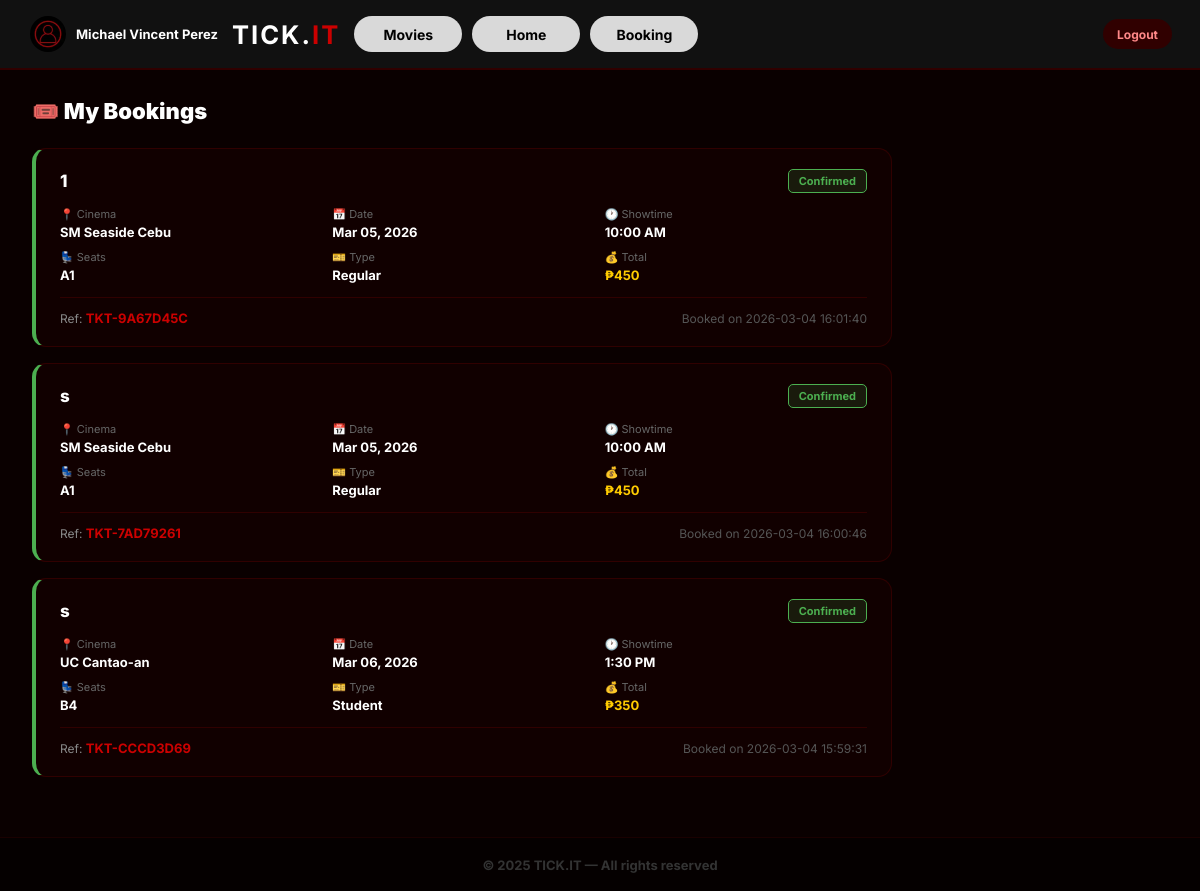
/my-bookings (signed in), run on the app's committed database.
### tables this page shows
CREATE TABLE bookings (
    id               INTEGER PRIMARY KEY AUTOINCREMENT,
    user_id          INTEGER NOT NULL,
    showing_id       INTEGER NOT NULL,
    seat_id          INTEGER,
    booking_ref      TEXT,
    ref_code         TEXT,
    ticket_type      TEXT NOT NULL DEFAULT 'Regular',
    ticket_count     INTEGER NOT NULL DEFAULT 1,
    unit_price       INTEGER NOT NULL DEFAULT 450,
    total_price      REAL NOT NULL DEFAULT 0,
    seat_codes       TEXT,
    customer_name    TEXT NOT NULL,
    contact          TEXT NOT NULL,
    special_requests TEXT,
    status           TEXT NOT NULL DEFAULT 'Confirmed' CHECK(status IN ('Confirmed','Cancelled','Completed')),
    created_at       TIMESTAMP DEFAULT CURRENT_TIMESTAMP,
    FOREIGN KEY (user_id)    REFERENCES users(id)    ON DELETE CASCADE,
    FOREIGN KEY (showing_id) REFERENCES showings(id) ON DELETE CASCADE
);

CREATE TABLE movies (
    id            INTEGER PRIMARY KEY AUTOINCREMENT,
    title         TEXT NOT NULL,
    genre         TEXT NOT NULL,
    rating        REAL NOT NULL DEFAULT 0.0,
    poster_path   TEXT NOT NULL DEFAULT 'images/no_poster.png',
    duration_mins INTEGER NOT NULL DEFAULT 120,
    description   TEXT,
    cast_members  TEXT,
    release_date  TEXT,
    status        TEXT NOT NULL DEFAULT 'active' CHECK(status IN ('active','inactive')),
    created_at    TIMESTAMP DEFAULT CURRENT_TIMESTAMP
);

CREATE TABLE cinemas (
    id       INTEGER PRIMARY KEY AUTOINCREMENT,
    name     TEXT NOT NULL,
    location TEXT NOT NULL,
    screens  INTEGER NOT NULL DEFAULT 1
);

CREATE TABLE seats (
    id           INTEGER PRIMARY KEY AUTOINCREMENT,
    showing_id   INTEGER NOT NULL,
    row_label    TEXT NOT NULL,
    seat_number  INTEGER NOT NULL,
    seat_code    TEXT NOT NULL,
    category     TEXT NOT NULL DEFAULT 'Standard' CHECK(category IN ('VIP','Standard')),
    status       TEXT NOT NULL DEFAULT 'available' CHECK(status IN ('available','locked','booked')),
    locked_until TEXT NULL,
    FOREIGN KEY (showing_id) REFERENCES showings(id) ON DELETE CASCADE,
    UNIQUE (showing_id, seat_code)
);

### app.py (the view)
@app.route('/my-bookings')
@login_required
def my_bookings():
    db  = get_db()
    rows = db.execute("""
        SELECT b.ref_code, b.ticket_type, b.unit_price, b.status AS booking_status,
               b.created_at, b.customer_name, b.contact,
               st.seat_code, st.category,
               m.title AS movie, c.name AS cinema,
               s.show_date, s.show_time
        FROM bookings b
        JOIN seats    st ON st.id  = b.seat_id
        JOIN showings s  ON s.id   = b.showing_id
        JOIN movies   m  ON m.id   = s.movie_id
        JOIN cinemas  c  ON c.id   = s.cinema_id
        WHERE b.user_id = ?
        ORDER BY b.created_at DESC
    """, (session['user_id'],)).fetchall()
    db.close()
    from collections import defaultdict
    grouped = defaultdict(list)
    for r in rows:
        grouped[r['ref_code']].append(dict(r))
    bookings_list = []
    for ref, seats in grouped.items():
        first = seats[0]
        total = sum(s['unit_price'] for s in seats)
        bookings_list.append({
            'ref':         ref,
            'movie':       first['movie'],
            'cinema':      first['cinema'],
            'date':        datetime.strptime(first['show_date'], '%Y-%m-%d').strftime('%b %d, %Y'),
            'showtime':    _fmt_time(first['show_time']),
            'seats':       ', '.join(s['seat_code'] for s in seats),
            'ticket_type': first['ticket_type'],
            'total':       total,
            'status':      first['booking_status'],
            'booked_on':   first['created_at'],
        })
    return render_template('my_bookings.html',
        user_name=session.get('user_name'),
        bookings=bookings_list
    )

### app.py (called while the page is built)
def get_db():
    db = sqlite3.connect(DB_PATH)
    db.row_factory = sqlite3.Row          # dict-like rows
    db.execute("PRAGMA journal_mode=WAL")
    db.execute("PRAGMA foreign_keys=ON")
    return db

def login_required(f):
    @wraps(f)
    def decorated(*args, **kwargs):
        if 'user_id' not in session:
            flash('Please log in first.', 'warning')
            return redirect(url_for('login'))
        try:
            db  = get_db()
            cur = db.execute("SELECT id FROM users WHERE id=?", (session['user_id'],))
            exists = cur.fetchone()
            db.close()
            if not exists:
                session.clear()
                flash('Your session has expired. Please log in again.', 'warning')
                return redirect(url_for('login'))
        except Exception:
            pass
        return f(*args, **kwargs)
    return decorated

def _fmt_time(t):
    if not t:
        return ''
    parts = str(t).split(':')
    hrs  = int(parts[0])
    mins = int(parts[1]) if len(parts) > 1 else 0
    suffix = 'AM' if hrs < 12 else 'PM'
    return f'{hrs % 12 or 12}:{mins:02d} {suffix}'

### templates/my_bookings.html (shortened to what this page needs)
<!DOCTYPE html>
<html lang="en">
<head>
    <link rel="stylesheet" href="{{ url_for('static', filename='booking.css') }}">
</head>
<body>
<nav class="navbar">
    <div style="display:flex;align-items:center;gap:8px;flex-shrink:0;">
        <div class="profile-dropdown" id="profileDropdown">
            <a href="#" class="profile-btn" onclick="toggleDropdown(event)">
                <img src="{{ url_for('static', filename='images/profile.png') }}" alt="Profile" class="profile-img">
            </a>
        </div>
        <span style="font-weight:700;font-size:13px;color:#fff;white-space:nowrap;">{{ user_name }}</span>
    </div>
    <div class="logo">TICK.<span>IT</span></div>
    <div class="nav-buttons">
        <a href="/movies"  class="nav-btn">Movies</a>
        <a href="/home"    class="nav-btn">Home</a>
        <a href="/booking" class="nav-btn">Booking</a>
    </div>
    <div class="search-wrap">
        <a href="/logout" class="logout-btn">Logout</a>
    </div>
</nav>
<div class="booking-content">
    <h1 class="booking-title" style="margin-bottom:24px;">🎟️ My Bookings</h1>
    {% if bookings %}
    <div class="my-bookings-list">
        {% for b in bookings %}
        <div class="my-booking-card status-{{ b.status.lower() }}">
            <div class="mbc-top">
                <div class="mbc-movie">{{ b.movie }}</div>
                <div class="mbc-status mbc-status-{{ b.status.lower() }}">{{ b.status }}</div>
            </div>
            <div class="mbc-grid">
                <div class="mbc-item"><span class="mbc-lbl">📍 Cinema</span><span class="mbc-val">{{ b.cinema }}</span></div>
                <div class="mbc-item"><span class="mbc-lbl">📅 Date</span><span class="mbc-val">{{ b.date }}</span></div>
                <div class="mbc-item"><span class="mbc-lbl">🕐 Showtime</span><span class="mbc-val">{{ b.showtime }}</span></div>
                <div class="mbc-item"><span class="mbc-lbl">💺 Seats</span><span class="mbc-val">{{ b.seats }}</span></div>
                <div class="mbc-item"><span class="mbc-lbl">🎫 Type</span><span class="mbc-val">{{ b.ticket_type }}</span></div>
                <div class="mbc-item"><span class="mbc-lbl">💰 Total</span><span class="mbc-val mbc-total">₱{{ b.total }}</span></div>
            </div>
            <div class="mbc-footer">
                <span class="mbc-ref">Ref: <strong>{{ b.ref }}</strong></span>
                <span class="mbc-booked-on">Booked on {{ b.booked_on }}</span>
            </div>
        </div>
        {% endfor %}
    </div>
    {% endif %}
</div>
<div class="footer-bar"><p class="footer-text">&#169; 2025 TICK.IT — All rights reserved</p></div>
</body>
</html>

### static/booking.css (style rules this page uses)
* { margin:0; padding:0; box-sizing:border-box; }
body { font-family: 'Inter', sans-serif; background: #0a0000; color: #fff; overflow-x: hidden; min-height: 100vh; display: flex; flex-direction: column; }
.navbar { position: sticky; top: 0; z-index: 1000; width: 100%; background: #111; border-bottom: 2px solid #300000; padding: 0 28px; height: 70px; display: flex; align-items: center; gap: 14px; flex-shrink: 0; }
.logo { font-weight: 700; font-size: 1.6rem; color: #fff; letter-spacing: 2px; flex-shrink: 0; }
.logo span { color: #cc0000; }
.nav-buttons { display: flex; gap: 10px; align-items: center; flex-shrink: 0; }
.nav-btn { display: flex; align-items: center; justify-content: center; width: 108px; height: 36px; background: #D9D9D9; border-radius: 221px; text-decoration: none; font-weight: 700; font-size: 14px; color: #000; transition: background .2s, color .2s; white-space: nowrap; }
.search-wrap { display: flex; align-items: center; gap: 12px; flex-shrink: 0; margin-left: auto; }
.logout-btn { display: flex; align-items: center; justify-content: center; height: 30px; padding: 0 14px; background: #300000; border-radius: 221px; text-decoration: none; font-weight: 700; font-size: 12px; color: #ff8888; transition: background .2s; }
.profile-dropdown { position: relative; flex-shrink: 0; }
.profile-btn { display: flex; align-items: center; cursor: pointer; transition: transform .2s; }
.profile-img { width: 40px; height: 40px; border-radius: 50%; object-fit: cover; display: block; border: 2px solid transparent; transition: border-color .2s; }
.booking-title { font-size: 22px; font-weight: 900; color: #fff; margin-bottom: 20px; }
.booking-content { flex: 1; padding: 28px 32px 60px; background: #0a0000; }
.footer-bar { width: 100%; background: rgba(0,0,0,.5); height: 54px; display: flex; align-items: center; justify-content: center; flex-shrink: 0; border-top: 1px solid #1a0000; }
.footer-text { font-weight: 700; font-size: 13px; color: #333; }

### templates/my_bookings.html (style rules this page uses)
.my-bookings-list { display:flex; flex-direction:column; gap:16px; max-width:860px; }
.my-booking-card { background:#110000; border:1px solid #300000; border-radius:14px; padding:20px 24px; }
.my-booking-card.status-confirmed { border-left:4px solid #4caf50; }
.mbc-top { display:flex; justify-content:space-between; align-items:center; margin-bottom:14px; }
.mbc-movie { font-size:17px; font-weight:800; color:#fff; }
.mbc-status { font-size:11px; font-weight:700; padding:4px 10px; border-radius:5px; }
.mbc-status-confirmed { background:rgba(76,175,80,.15); color:#4caf50; border:1px solid #4caf50; }
.mbc-grid { display:grid; grid-template-columns:repeat(3,1fr); gap:10px; margin-bottom:14px; }
.mbc-item { display:flex; flex-direction:column; gap:3px; }
.mbc-lbl { font-size:11px; color:#666; }
.mbc-val { font-size:13px; font-weight:700; color:#fff; }
.mbc-total { color:#ffcc00; }
.mbc-footer { display:flex; justify-content:space-between; align-items:center; border-top:1px solid #300000; padding-top:12px; font-size:12px; }
.mbc-ref { color:#888; }
.mbc-ref strong { color:#cc0000; font-size:13px; }
.mbc-booked-on { color:#555; }

### data on the page
bookings: movie "1", status "Confirmed", cinema "SM Seaside Cebu", date "Mar 05, 2026", showtime "10:00 AM", seats "A1", ticket_type "Regular", total "450", ref "TKT-9A67D45C", booked_on "2026-03-04 16:01:40"
bookings: movie "s", status "Confirmed", cinema "SM Seaside Cebu", date "Mar 05, 2026", showtime "10:00 AM", seats "A1", ticket_type "Regular", total "450", ref "TKT-7AD79261", booked_on "2026-03-04 16:00:46"
bookings: movie "s", status "Confirmed", cinema "UC Cantao-an", date "Mar 06, 2026", showtime "1:30 PM", seats "B4", ticket_type "Student", total "350", ref "TKT-CCCD3D69", booked_on "2026-03-04 15:59:31"

### other printed values
{{ user_name }} "Michael Vincent Perez"
